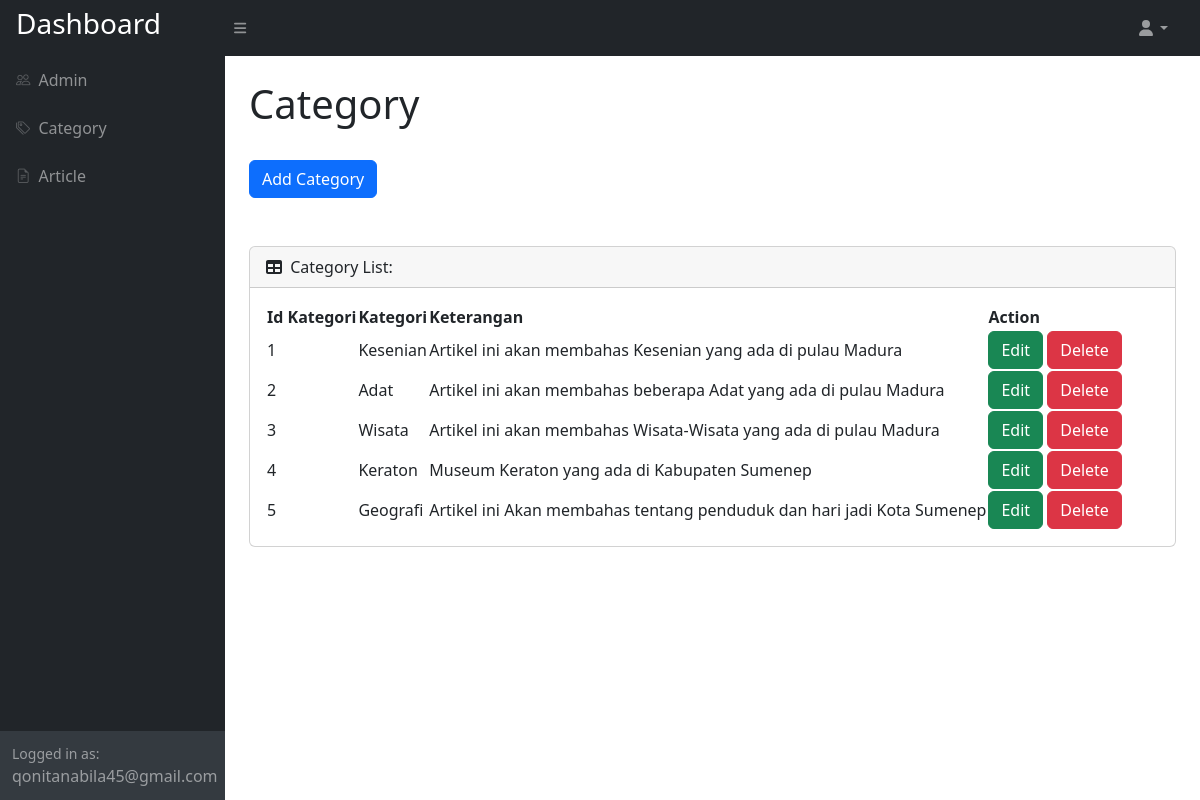
/AdminController/viewCategories.php (signed in), run on the app's committed database.
### tables this page shows
CREATE TABLE `kategori` (
  `id_kategori` int NOT NULL,
  `nama_kategori` varchar(100) DEFAULT NULL,
  `keterangan` text
);

### AdminController/viewCategories.php (the view, shortened to what this page needs)
<!DOCTYPE html>
<html lang="en">
<head>
    <link href="https://cdn.jsdelivr.net/npm/simple-datatables@7.1.2/dist/style.min.css" rel="stylesheet" />
    <link href="css/styles.css" rel="stylesheet" />
    <link href="https://cdn.jsdelivr.net/npm/bootstrap-icons/font/bootstrap-icons.css" rel="stylesheet">
</head>
<body class="sb-nav-fixed">
    <nav class="sb-topnav navbar navbar-expand navbar-dark bg-dark">
    <a class="navbar-brand ps-3" href="index.php"><h3>Dashboard</h3></a>
        <button class="btn btn-link btn-sm order-1 order-lg-0 me-4 me-lg-0" id="sidebarToggle" href="#!"><i class="fas fa-bars"></i></button>
        <ul class="navbar-nav ms-auto ms-md-0 me-3 me-lg-4">
            <li class="nav-item dropdown">
                <a class="nav-link dropdown-toggle" id="navbarDropdown" href="#" role="button" data-bs-toggle="dropdown" aria-expanded="false"><i class="fas fa-user fa-fw"></i></a>
            </li>
        </ul>
    </nav>
    <div id="layoutSidenav">
        <div id="layoutSidenav_nav">
            <nav class="sb-sidenav accordion sb-sidenav-dark" id="sidenavAccordion">
                <div class="sb-sidenav-menu">
                    <div class="nav">
                        <a class="nav-link" href="viewAdmin.php">
                            <div class="sb-nav-link-icon"><i class="bi bi-people"></i></div>
                            Admin
                        </a>
                        <a class="nav-link" href="viewCategories.php">
                            <div class="sb-nav-link-icon"><i class="bi bi-tags"></i></div>
                            Category
                        </a>
                        <a class="nav-link" href="viewArticle.php">
                            <div class="sb-nav-link-icon"><i class="bi bi-file-earmark-text"></i></div>
                            Article
                        </a>
                    </div>
                </div>
                <div class="sb-sidenav-footer">
                    <div class="small">Logged in as:</div>
                    <?= $_SESSION['email'] ?>
                </div>
            </nav>
        </div>
        <div id="layoutSidenav_content">
            <main>
                <div class="container-fluid px-4">
                    <h1 class="mt-4">Category</h1>
                    <br>
                    <button type="button" class="btn btn-primary mb-4" data-bs-toggle="modal" data-bs-target="#tambah">Add Category</button>
                    <br><br>
                    <div class="card mb-4">
                        <div class="card-header"><i class="fas fa-table me-1"></i> Category List:</div>
                        <div class="card-body">
                            <table id="datatablesSimple">
                                <thead>
                                    <tr>
                                        <th>Id Kategori</th>
                                        <th>Kategori</th>
                                        <th>Keterangan</th>
                                        <th>Action</th>
                                    </tr>
                                </thead>
                                <?php
                                include "../connection.php";
                                $query = mysqli_query($conn, "SELECT * FROM kategori ORDER BY id_kategori ASC");
                                $no = 1;
                                while ($row = mysqli_fetch_array($query)) :
                                ?>
                                    <tr>
                                        <td><?= $row['id_kategori'] ?></td>
                                        <td><?= $row['nama_kategori'] ?></td>
                                        <td><?= $row['keterangan'] ?></td>
                                        <td>
                                            <a href="#" class="btn btn-success" data-bs-toggle="modal" data-bs-target="#catedit<?= $no ?>">Edit</a>
                                            <a href="#" class="btn btn-danger" data-bs-toggle="modal" data-bs-target="#cathapus<?= $no ?>">Delete</a>
                                        </td>
                                    </tr>
                                <?php
                                    $no++;
                                endwhile;
                                ?>
                            </table>
                        </div>
                    </div>
                </div>
            </main>
</body>
</html>

### data on the page
kategori: id_kategori "1", nama_kategori "Kesenian", keterangan "Artikel ini akan membahas Kesenian yang ada di pulau Madura"
kategori: id_kategori "2", nama_kategori "Adat", keterangan "Artikel ini akan membahas beberapa Adat yang ada di pulau Madura"
kategori: id_kategori "3", nama_kategori "Wisata", keterangan "Artikel ini akan membahas Wisata-Wisata yang ada di pulau Madura"
kategori: id_kategori "4", nama_kategori "Keraton", keterangan "Museum Keraton yang ada di Kabupaten Sumenep"
kategori: id_kategori "5", nama_kategori "Geografi", keterangan "Artikel ini Akan membahas tentang penduduk dan hari jadi Kota Sumenep"

### other printed values
$_SESSION['email'] "qonitanabila45@gmail.com"
